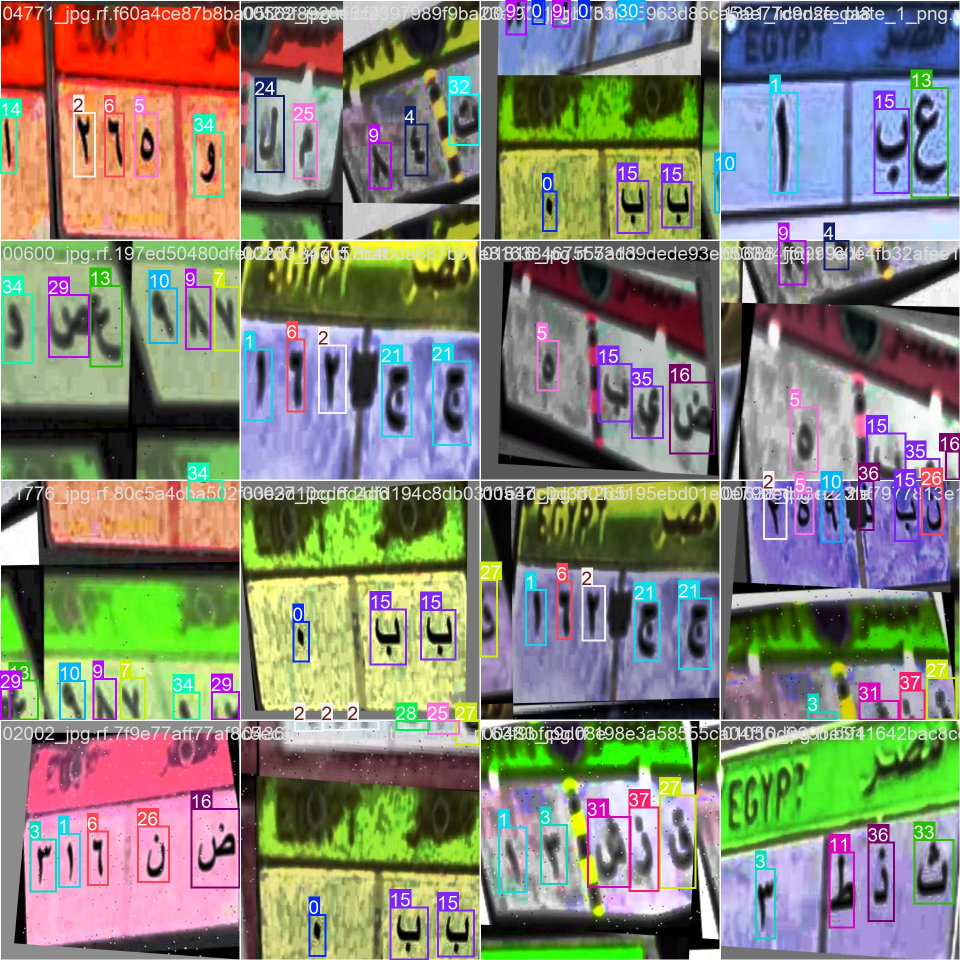
#> input picture models/character/char_detect_test/train_batch0.jpg, 1920 x 1920 px (shown at 1/2 size); its folder holds only this picture in this run
$ python -i image_stats.py   (imports and definitions only)   (older library calls are emulated)
#> lines starting #> are read from the running program, lines starting #| are printed output that depends on the picture
### src/alpr_dataset/io_utils.py
"""Shared filesystem and image I/O utilities.

Centralizing these helpers avoids duplicated file-walking / image-loading
logic across the inspection, EDA, quality, harmonization and preprocessing
modules (SOLID: single responsibility + DRY).
"""

from __future__ import annotations

import hashlib
from dataclasses import dataclass
from pathlib import Path

import cv2
import numpy as np

IMAGE_EXTENSIONS = {".jpg", ".jpeg", ".png", ".bmp", ".tif", ".tiff", ".webp"}
ANNOTATION_EXTENSIONS = {".txt", ".xml", ".json", ".csv"}


# [18 lines left out: function list_files, not called in this run]


def list_images(root: Path) -> list[Path]:
    return list_files(root, IMAGE_EXTENSIONS)


def list_annotations(root: Path) -> list[Path]:
    return list_files(root, ANNOTATION_EXTENSIONS)


def safe_read_image(path: Path) -> np.ndarray | None:
    """Read an image with OpenCV, returning None (not raising) on failure.

    Uses np.fromfile + cv2.imdecode to correctly support unicode / Arabic
    paths on all platforms, which cv2.imread can mishandle on Windows.
    """
    try:
        data = np.fromfile(str(path), dtype=np.uint8)
        if data.size == 0:
            return None
        img = cv2.imdecode(data, cv2.IMREAD_UNCHANGED)
#> img is the input picture: shape (1920, 1920, 3); mean B, G, R 116.1, 131.5, 132.3
        return img
    except Exception:
        return None


# [23 lines left out: functions is_image_corrupted, md5_of_file, ensure_dir, not called in this run]


@dataclass
class ImageMeta:
    """Lightweight container for per-image metadata used across modules."""

    path: Path
    width: int
    height: int
    channels: int
    file_size_bytes: int
    dataset_name: str

    @property
    def aspect_ratio(self) -> float:
        return self.width / self.height if self.height else 0.0

    @property
    def resolution(self) -> int:
        return self.width * self.height


# [18 lines left out: function build_image_meta, not called in this run]

### src/alpr_dataset/inspection/image_stats.py
"""Per-image statistical measurements.

Computes resolution, aspect ratio, color space, file size, brightness,
contrast, blur / sharpness, and entropy for a single image. Shared by the
inspection report (Part 1), EDA figures (Part 2) and quality checks (Part 3).
"""

from __future__ import annotations

from dataclasses import dataclass
from pathlib import Path

import cv2
import numpy as np

from alpr_dataset.io_utils import safe_read_image


@dataclass
class ImageStats:
    path: Path
    width: int
    height: int
    channels: int
    color_space: str  # "grayscale", "RGB", "RGBA", "unknown"
    file_size_bytes: int
    brightness_mean: float
    contrast_std: float
    blur_score: float  # variance of Laplacian; lower = blurrier
    sharpness_score: float  # mean Sobel gradient magnitude; higher = sharper
    entropy: float
    is_corrupted: bool = False


# [5 lines left out: function _shannon_entropy, not called in this run]


def compute_image_stats(path: Path) -> ImageStats:
    """Compute the full statistics bundle for a single image path.

    Never raises — returns is_corrupted=True with zeroed fields on failure,
    so batch pipelines can continue past broken files.
    """
    img = safe_read_image(path)
    if img is None:
        return ImageStats(
            path=path,
            width=0,
            height=0,
            channels=0,
            color_space="unknown",
            file_size_bytes=path.stat().st_size if path.exists() else 0,
            brightness_mean=0.0,
            contrast_std=0.0,
            blur_score=0.0,
            sharpness_score=0.0,
            entropy=0.0,
            is_corrupted=True,
        )

    if img.ndim == 2:
        h, w = img.shape
        c = 1
        color_space = "grayscale"
        gray = img
    else:
        h, w, c = img.shape
        color_space = {1: "grayscale", 3: "RGB", 4: "RGBA"}.get(c, "unknown")
        gray = cv2.cvtColor(img, cv2.COLOR_BGR2GRAY) if c >= 3 else img[:, :, 0]
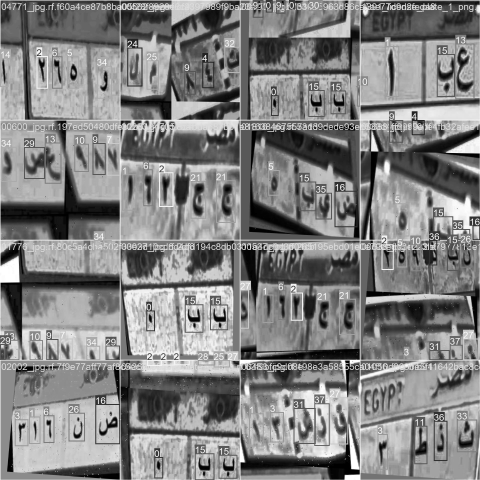
#> gray: shape (1920, 1920) (shown at 1/4 size); min 0, max 255, mean 130

    laplacian_var = float(cv2.Laplacian(gray, cv2.CV_64F).var())
#> laplacian_var = 1032.3
    sobel_x = cv2.Sobel(gray, cv2.CV_64F, 1, 0, ksize=3)
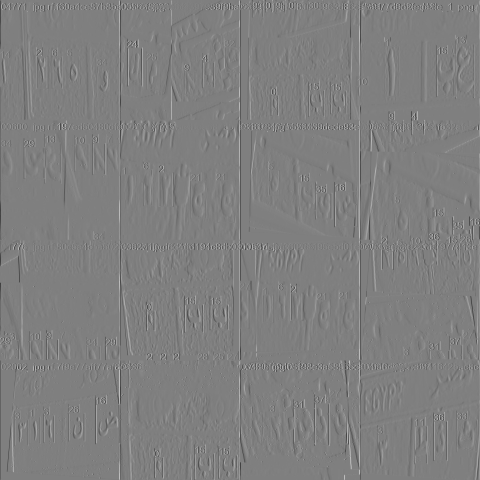
#> sobel_x: shape (1920, 1920) float64 (shown at 1/4 size); min -1018, max 1019, mean -0.2; drawn with min black and max white
    sobel_y = cv2.Sobel(gray, cv2.CV_64F, 0, 1, ksize=3)
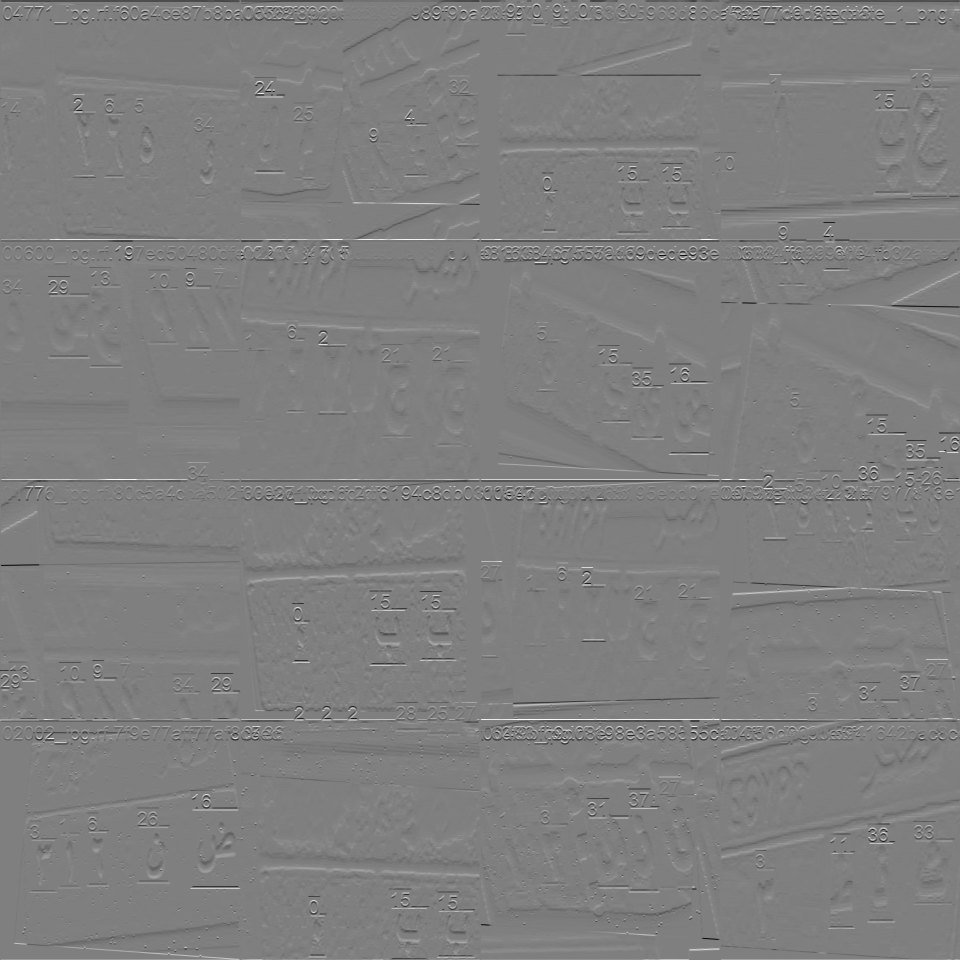
#> sobel_y: shape (1920, 1920) float64 (shown at 1/2 size); min -1019, max 1020, mean -0.2; drawn with min black and max white
    sharpness = float(np.sqrt(sobel_x**2 + sobel_y**2).mean())
#> sharpness = 64.93

    return ImageStats(
        path=path,
        width=w,
        height=h,
        channels=c,
        color_space=color_space,
#> (the run stopped early here; a loop or call above may not have finished)

$ run again, on models/character/char_detect_test/train_batch1.jpg
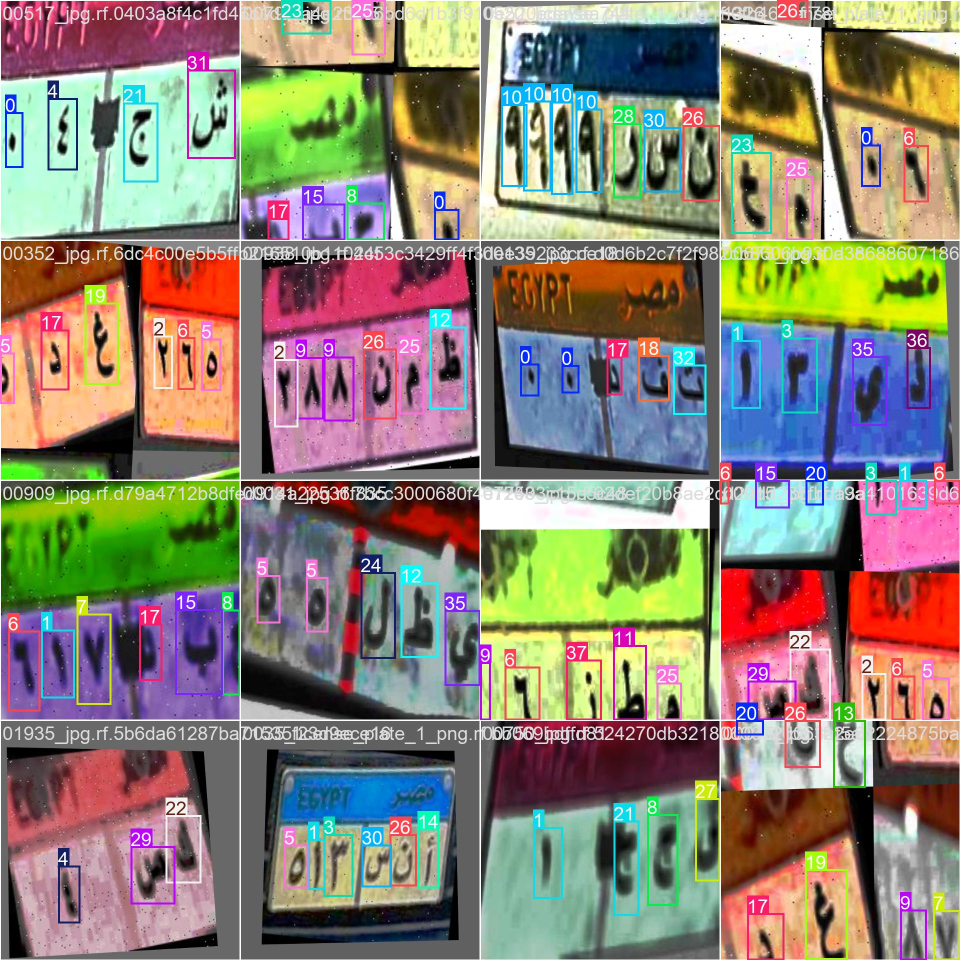
#> input picture models/character/char_detect_test/train_batch1.jpg, 1920 x 1920 px (shown at 1/2 size)
#> in safe_read_image, img is the input picture: shape (1920, 1920, 3); mean B, G, R 114.6, 129, 138.2
#> in compute_image_stats, `gray = cv2.cvtColor(img, cv2.COLOR_BGR2GRAY) if c >= 3 else img[:, :, 0]`:
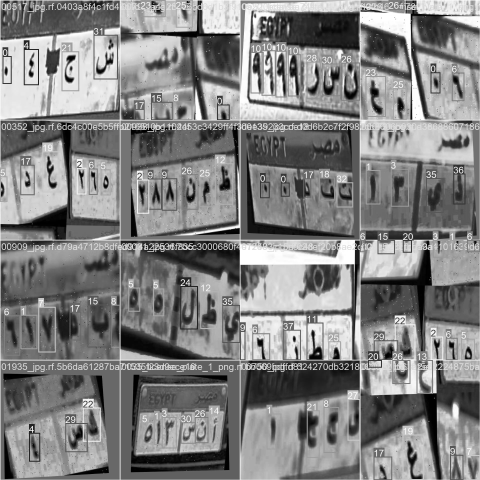
#> gray: shape (1920, 1920) (shown at 1/4 size); min 0, max 255, mean 130.1
#> laplacian_var = 1015.6
#> in compute_image_stats, `sobel_y = cv2.Sobel(gray, cv2.CV_64F, 0, 1, ksize=3)`:
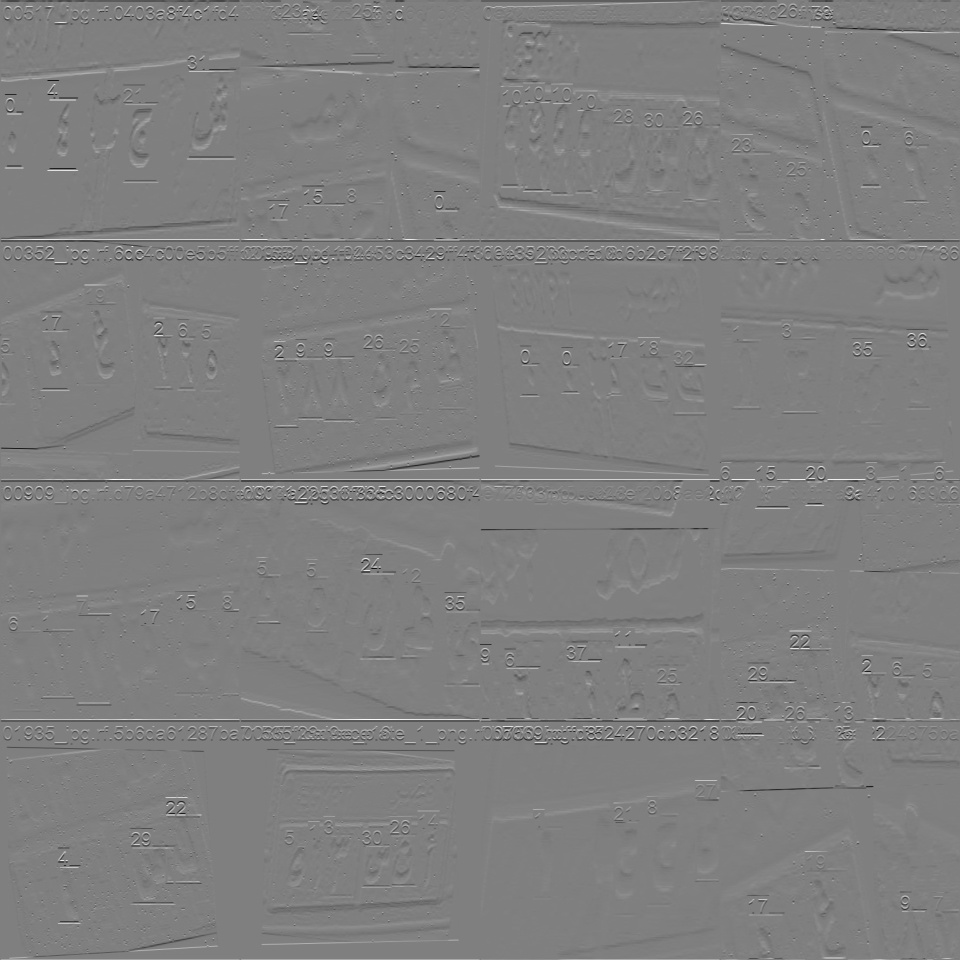
#> sobel_y: shape (1920, 1920) float64 (shown at 1/2 size); min -1009, max 1008, mean -0.3; drawn with min black and max white
#> sharpness = 62.46
